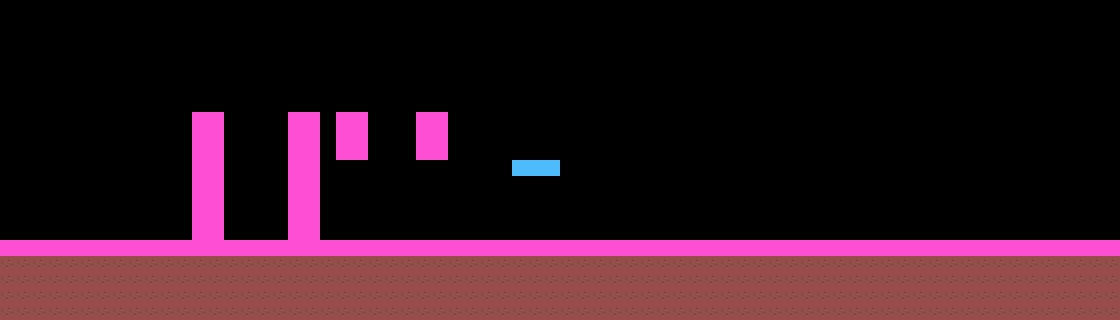

This game map was drawn from its Tiled (.tmx) file and the tilesets committed beside it. A one-line description and the full map source follow:
An orthogonal 70x20 tile map with 16x16 px tiles, 2 tile layers (ground, colliders), 2 tilesets.

<map version="1.4" tiledversion="1.4.2" orientation="orthogonal" renderorder="right-down" width="70" height="20" tilewidth="16" tileheight="16" infinite="0" nextlayerid="3" nextobjectid="1">
 <editorsettings>
  <export target="cave_tilemap.json" format="json" />
 </editorsettings>
 <tileset firstgid="1" name="brown_tile" tilewidth="16" tileheight="16" tilecount="726" columns="33">
  <image source="brown_tile.png" trans="000000" width="528" height="352" />
 </tileset>
 <tileset firstgid="727" name="utils" tilewidth="16" tileheight="16" tilecount="2" columns="2">
  <image source="utils.png" trans="000000" width="32" height="16" />
  <tile id="0">
   <properties>
    <property name="collides" type="bool" value="true" />
   </properties>
  </tile>
  <tile id="1">
   <properties>
    <property name="collidesDown" type="bool" value="true" />
   </properties>
  </tile>
 </tileset>
 <layer id="1" name="ground" width="70" height="20">
  <data encoding="csv">
0,0,0,0,0,0,0,0,0,0,0,0,0,0,0,0,0,0,0,0,0,0,0,0,0,0,0,0,0,0,0,0,0,0,0,0,0,0,0,0,0,0,0,0,0,0,0,0,0,0,0,0,0,0,0,0,0,0,0,0,0,0,0,0,0,0,0,0,0,0,
0,0,0,0,0,0,0,0,0,0,0,0,0,0,0,0,0,0,0,0,0,0,0,0,0,0,0,0,0,0,0,0,0,0,0,0,0,0,0,0,0,0,0,0,0,0,0,0,0,0,0,0,0,0,0,0,0,0,0,0,0,0,0,0,0,0,0,0,0,0,
0,0,0,0,0,0,0,0,0,0,0,0,0,0,0,0,0,0,0,0,0,0,0,0,0,0,0,0,0,0,0,0,0,0,0,0,0,0,0,0,0,0,0,0,0,0,0,0,0,0,0,0,0,0,0,0,0,0,0,0,0,0,0,0,0,0,0,0,0,0,
0,0,0,0,0,0,0,0,0,0,0,0,0,0,0,0,0,0,0,0,0,0,0,0,0,0,0,0,0,0,0,0,0,0,0,0,0,0,0,0,0,0,0,0,0,0,0,0,0,0,0,0,0,0,0,0,0,0,0,0,0,0,0,0,0,0,0,0,0,0,
0,0,0,0,0,0,0,0,0,0,0,0,0,0,0,0,0,0,0,0,0,0,0,0,0,0,0,0,0,0,0,0,0,0,0,0,0,0,0,0,0,0,0,0,0,0,0,0,0,0,0,0,0,0,0,0,0,0,0,0,0,0,0,0,0,0,0,0,0,0,
0,0,0,0,0,0,0,0,0,0,0,0,0,0,0,0,0,0,0,0,0,0,0,0,0,0,0,0,0,0,0,0,0,0,0,0,0,0,0,0,0,0,0,0,0,0,0,0,0,0,0,0,0,0,0,0,0,0,0,0,0,0,0,0,0,0,0,0,0,0,
0,0,0,0,0,0,0,0,0,0,0,0,0,0,0,0,0,0,0,0,0,0,0,0,0,0,0,0,0,0,0,0,0,0,0,0,0,0,0,0,0,0,0,0,0,0,0,0,0,0,0,0,0,0,0,0,0,0,0,0,0,0,0,0,0,0,0,0,0,0,
0,0,0,0,0,0,0,0,0,0,0,0,137,138,0,0,0,0,137,138,0,137,138,0,0,0,137,138,0,0,0,0,0,0,0,0,0,0,0,0,0,0,0,0,0,0,0,0,0,0,0,0,0,0,0,0,0,0,0,0,0,0,0,0,0,0,0,0,0,0,
0,0,0,0,0,0,0,0,0,0,0,0,170,171,0,0,0,0,170,171,0,170,171,0,0,0,170,171,0,0,0,0,0,0,0,0,0,0,0,0,0,0,0,0,0,0,0,0,0,0,0,0,0,0,0,0,0,0,0,0,0,0,0,0,0,0,0,0,0,0,
0,0,0,0,0,0,0,0,0,0,0,0,170,171,0,0,0,0,170,171,0,269,270,0,0,0,269,270,0,0,0,0,0,0,0,0,0,0,0,0,0,0,0,0,0,0,0,0,0,0,0,0,0,0,0,0,0,0,0,0,0,0,0,0,0,0,0,0,0,0,
0,0,0,0,0,0,0,0,0,0,0,0,170,171,0,0,0,0,170,171,0,0,0,0,0,0,0,0,0,0,0,0,366,367,368,0,0,0,0,0,0,0,0,0,0,0,0,0,0,0,0,0,0,0,0,0,0,0,0,0,0,0,0,0,0,0,0,0,0,0,
0,0,0,0,0,0,0,0,0,0,0,0,170,171,0,0,0,0,170,171,0,0,0,0,0,0,0,0,0,0,0,0,0,0,0,0,0,0,0,0,0,0,0,0,0,0,0,0,0,0,0,0,0,0,0,0,0,0,0,0,0,0,0,0,0,0,0,0,0,0,
0,0,0,0,0,0,0,0,0,0,0,0,170,171,0,0,0,0,170,171,0,0,0,0,0,0,0,0,0,0,0,0,0,0,0,0,0,0,0,0,0,0,0,0,0,0,0,0,0,0,0,0,0,0,0,0,0,0,0,0,0,0,0,0,0,0,0,0,0,0,
0,0,0,0,0,0,0,0,0,0,0,0,170,171,0,0,0,0,170,171,0,0,0,0,0,0,0,0,0,0,0,0,0,0,0,0,0,0,0,0,0,0,0,0,0,0,0,0,0,0,0,0,0,0,0,0,0,0,0,0,0,0,0,0,0,0,0,0,0,0,
0,0,0,0,0,0,0,0,0,0,0,0,170,171,0,0,0,0,170,171,0,0,0,0,0,0,0,0,0,0,0,0,0,0,0,0,0,0,0,0,0,0,0,0,0,0,0,0,0,0,0,0,0,0,0,0,0,0,0,0,0,0,0,0,0,0,0,0,0,0,
210,210,210,210,210,210,210,210,210,210,210,210,211,212,210,210,210,210,109,109,210,210,210,210,210,210,210,210,210,210,210,210,210,210,210,210,210,210,210,210,210,210,210,210,210,210,210,210,210,210,210,210,210,210,210,210,210,210,210,210,210,210,210,210,210,210,210,210,210,210,
109,109,109,109,109,109,109,109,109,109,109,109,109,109,109,109,109,109,109,109,109,109,109,109,109,109,109,109,109,109,109,109,109,109,109,109,109,109,109,109,109,109,109,109,109,109,109,109,109,109,109,109,109,109,109,109,109,109,109,109,109,109,109,109,109,109,109,109,109,109,
109,109,109,109,109,109,109,109,109,109,109,109,109,109,109,109,109,109,109,109,109,109,109,109,109,109,109,109,109,109,109,109,109,109,109,109,109,109,109,109,109,109,109,109,109,109,109,109,109,109,109,109,109,109,109,109,109,109,109,109,109,109,109,109,109,109,109,109,109,109,
109,109,109,109,109,109,109,109,109,109,109,109,109,109,109,109,109,109,109,109,109,109,109,109,109,109,109,109,109,109,109,109,109,109,109,109,109,109,109,109,109,109,109,109,109,109,109,109,109,109,109,109,109,109,109,109,109,109,109,109,109,109,109,109,109,109,109,109,109,109,
109,109,109,109,109,109,109,109,109,109,109,109,109,109,109,109,109,109,109,109,109,109,109,109,109,109,109,109,109,109,109,109,109,109,109,109,109,109,109,109,109,109,109,109,109,109,109,109,109,109,109,109,109,109,109,109,109,109,109,109,109,109,109,109,109,109,109,109,109,109
</data>
 </layer>
 <layer id="2" name="colliders" width="70" height="20">
  <properties>
   <property name="collides" type="bool" value="true" />
  </properties>
  <data encoding="csv">
0,0,0,0,0,0,0,0,0,0,0,0,0,0,0,0,0,0,0,0,0,0,0,0,0,0,0,0,0,0,0,0,0,0,0,0,0,0,0,0,0,0,0,0,0,0,0,0,0,0,0,0,0,0,0,0,0,0,0,0,0,0,0,0,0,0,0,0,0,0,
0,0,0,0,0,0,0,0,0,0,0,0,0,0,0,0,0,0,0,0,0,0,0,0,0,0,0,0,0,0,0,0,0,0,0,0,0,0,0,0,0,0,0,0,0,0,0,0,0,0,0,0,0,0,0,0,0,0,0,0,0,0,0,0,0,0,0,0,0,0,
0,0,0,0,0,0,0,0,0,0,0,0,0,0,0,0,0,0,0,0,0,0,0,0,0,0,0,0,0,0,0,0,0,0,0,0,0,0,0,0,0,0,0,0,0,0,0,0,0,0,0,0,0,0,0,0,0,0,0,0,0,0,0,0,0,0,0,0,0,0,
0,0,0,0,0,0,0,0,0,0,0,0,0,0,0,0,0,0,0,0,0,0,0,0,0,0,0,0,0,0,0,0,0,0,0,0,0,0,0,0,0,0,0,0,0,0,0,0,0,0,0,0,0,0,0,0,0,0,0,0,0,0,0,0,0,0,0,0,0,0,
0,0,0,0,0,0,0,0,0,0,0,0,0,0,0,0,0,0,0,0,0,0,0,0,0,0,0,0,0,0,0,0,0,0,0,0,0,0,0,0,0,0,0,0,0,0,0,0,0,0,0,0,0,0,0,0,0,0,0,0,0,0,0,0,0,0,0,0,0,0,
0,0,0,0,0,0,0,0,0,0,0,0,0,0,0,0,0,0,0,0,0,0,0,0,0,0,0,0,0,0,0,0,0,0,0,0,0,0,0,0,0,0,0,0,0,0,0,0,0,0,0,0,0,0,0,0,0,0,0,0,0,0,0,0,0,0,0,0,0,0,
0,0,0,0,0,0,0,0,0,0,0,0,0,0,0,0,0,0,0,0,0,0,0,0,0,0,0,0,0,0,0,0,0,0,0,0,0,0,0,0,0,0,0,0,0,0,0,0,0,0,0,0,0,0,0,0,0,0,0,0,0,0,0,0,0,0,0,0,0,0,
0,0,0,0,0,0,0,0,0,0,0,0,727,727,0,0,0,0,727,727,0,727,727,0,0,0,727,727,0,0,0,0,0,0,0,0,0,0,0,0,0,0,0,0,0,0,0,0,0,0,0,0,0,0,0,0,0,0,0,0,0,0,0,0,0,0,0,0,0,0,
0,0,0,0,0,0,0,0,0,0,0,0,727,727,0,0,0,0,727,727,0,727,727,0,0,0,727,727,0,0,0,0,0,0,0,0,0,0,0,0,0,0,0,0,0,0,0,0,0,0,0,0,0,0,0,0,0,0,0,0,0,0,0,0,0,0,0,0,0,0,
0,0,0,0,0,0,0,0,0,0,0,0,727,727,0,0,0,0,727,727,0,727,727,0,0,0,727,727,0,0,0,0,0,0,0,0,0,0,0,0,0,0,0,0,0,0,0,0,0,0,0,0,0,0,0,0,0,0,0,0,0,0,0,0,0,0,0,0,0,0,
0,0,0,0,0,0,0,0,0,0,0,0,727,727,0,0,0,0,727,727,0,0,0,0,0,0,0,0,0,0,0,0,728,728,728,0,0,0,0,0,0,0,0,0,0,0,0,0,0,0,0,0,0,0,0,0,0,0,0,0,0,0,0,0,0,0,0,0,0,0,
0,0,0,0,0,0,0,0,0,0,0,0,727,727,0,0,0,0,727,727,0,0,0,0,0,0,0,0,0,0,0,0,0,0,0,0,0,0,0,0,0,0,0,0,0,0,0,0,0,0,0,0,0,0,0,0,0,0,0,0,0,0,0,0,0,0,0,0,0,0,
0,0,0,0,0,0,0,0,0,0,0,0,727,727,0,0,0,0,727,727,0,0,0,0,0,0,0,0,0,0,0,0,0,0,0,0,0,0,0,0,0,0,0,0,0,0,0,0,0,0,0,0,0,0,0,0,0,0,0,0,0,0,0,0,0,0,0,0,0,0,
0,0,0,0,0,0,0,0,0,0,0,0,727,727,0,0,0,0,727,727,0,0,0,0,0,0,0,0,0,0,0,0,0,0,0,0,0,0,0,0,0,0,0,0,0,0,0,0,0,0,0,0,0,0,0,0,0,0,0,0,0,0,0,0,0,0,0,0,0,0,
0,0,0,0,0,0,0,0,0,0,0,0,727,727,0,0,0,0,727,727,0,0,0,0,0,0,0,0,0,0,0,0,0,0,0,0,0,0,0,0,0,0,0,0,0,0,0,0,0,0,0,0,0,0,0,0,0,0,0,0,0,0,0,0,0,0,0,0,0,0,
727,727,727,727,727,727,727,727,727,727,727,727,727,727,727,727,727,727,727,727,727,727,727,727,727,727,727,727,727,727,727,727,727,727,727,727,727,727,727,727,727,727,727,727,727,727,727,727,727,727,727,727,727,727,727,727,727,727,727,727,727,727,727,727,727,727,727,727,727,727,
0,0,0,0,0,0,0,0,0,0,0,0,0,0,0,0,0,0,0,0,0,0,0,0,0,0,0,0,0,0,0,0,0,0,0,0,0,0,0,0,0,0,0,0,0,0,0,0,0,0,0,0,0,0,0,0,0,0,0,0,0,0,0,0,0,0,0,0,0,0,
0,0,0,0,0,0,0,0,0,0,0,0,0,0,0,0,0,0,0,0,0,0,0,0,0,0,0,0,0,0,0,0,0,0,0,0,0,0,0,0,0,0,0,0,0,0,0,0,0,0,0,0,0,0,0,0,0,0,0,0,0,0,0,0,0,0,0,0,0,0,
0,0,0,0,0,0,0,0,0,0,0,0,0,0,0,0,0,0,0,0,0,0,0,0,0,0,0,0,0,0,0,0,0,0,0,0,0,0,0,0,0,0,0,0,0,0,0,0,0,0,0,0,0,0,0,0,0,0,0,0,0,0,0,0,0,0,0,0,0,0,
0,0,0,0,0,0,0,0,0,0,0,0,0,0,0,0,0,0,0,0,0,0,0,0,0,0,0,0,0,0,0,0,0,0,0,0,0,0,0,0,0,0,0,0,0,0,0,0,0,0,0,0,0,0,0,0,0,0,0,0,0,0,0,0,0,0,0,0,0,0
</data>
 </layer>
</map>
